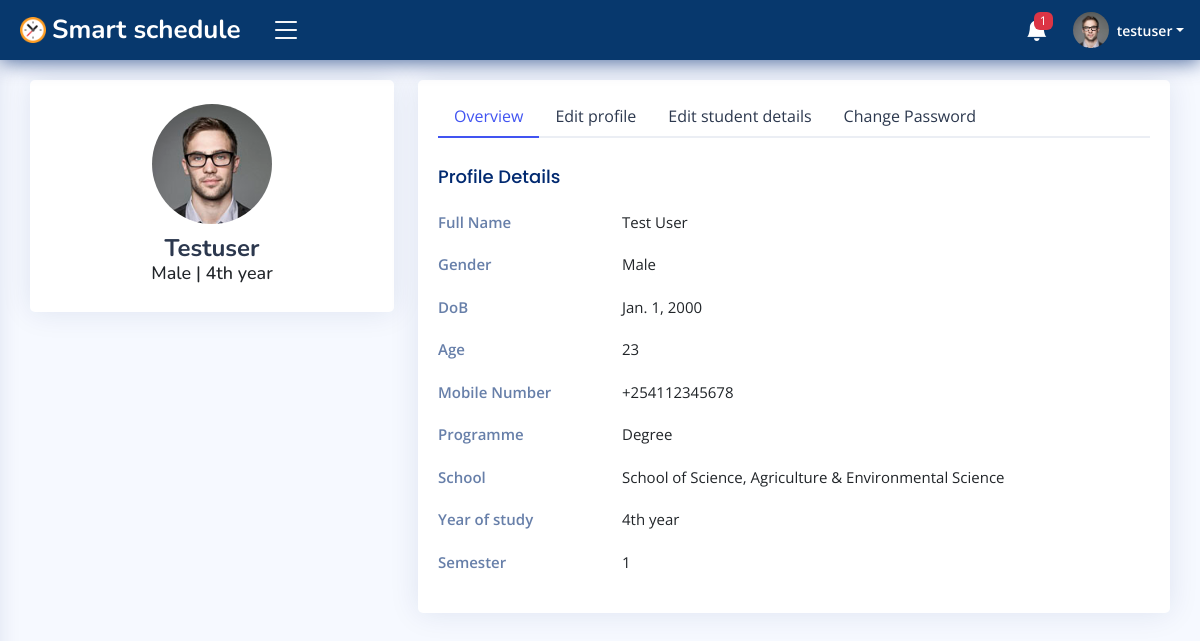
Page /auth/profile/testuser/student/ (signed in) on the committed database.
### accounts/models.py (models this page shows, shortened)
class User(AbstractUser):
    id = models.CharField(max_length=30, primary_key=True, unique=True, editable=False)
    first_name = models.CharField(max_length=15, blank=False)
    last_name = models.CharField(max_length=15, blank=False)
    email = models.EmailField(unique=True)
    gender = models.CharField(max_length=7, blank=False)
    dob = models.DateField(null=True, blank=False, db_column='Date of Birth')
    age = models.PositiveIntegerField(default=0, editable=False)
    mobile_no = PhoneNumberField()
    profile_pic = models.ImageField(upload_to='Users/imgs/dps/', default='default.png')
    is_student = models.BooleanField(default=False)
    date_updated = models.DateTimeField(auto_now=True)
    REQUIRED_FIELDS = ['username']
    USERNAME_FIELD = 'email'
    def __str__(self) -> str:
        return self.username
    class Meta:
        ordering = ['username', 'first_name', 'last_name']

class Student(models.Model):
    id = models.CharField(max_length=30, primary_key=True, unique=True, editable=False)
    student_name = models.OneToOneField(User, on_delete=models.CASCADE, editable=False)
    school = models.CharField(max_length=70, blank=False)
    department = models.CharField(max_length=70, blank=False)
    reg_no = models.CharField(max_length=14, blank=False, unique=True, db_column='Registration No.')
    year = models.CharField(max_length=10, blank=False, db_column='Year of Study')
    semester = models.CharField(max_length=1, blank=False)
    programme = models.CharField(max_length=35, blank=False)
    course = models.CharField(max_length=50, blank=False)
    date_created = models.DateTimeField(auto_now_add=True)
    date_updated = models.DateTimeField(auto_now=True)
    class Meta:
        ordering = ['student_name', 'reg_no']
        verbose_name_plural = 'Students records'
    def __str__(self) -> str:
        return f'{self.student_name}'

### accounts/views.py (the view, shortened to what this page needs)
# urls.py: path('profile/<str:_student_name>/student/', views.EditStudentProfileView.as_view(), name='student_profile'),
@method_decorator(login_required(login_url='login'), name='get')
@method_decorator(user_passes_test(lambda user: user.is_staff is False or user.is_superuser is False), name='get')
class EditStudentProfileView(View):
    profile_form_class = EditProfileForm
    student_form_class = EditStudentDetailsForm
    template_name = 'dashboard/students/profile.html'
    def get(self, request, _student_name, *args, **kwargs):
        editprofile_form = self.profile_form_class(instance=request.user)
        editstudent_form = self.student_form_class(instance=request.user.student)
        context = {
            'EditProfileForm': editprofile_form,
            'UpdateStudentInfoForm': editstudent_form,
        }
        return render(request, self.template_name, context)

### campus/templates/dashboard/students/profile.html (shortened to what this page needs)
{% extends 'dashboard/students/base.html' %}{% block title %}Profile page{% endblock %}
{% load crispy_forms_tags %}
	{% block content %}
	<main id="main" class="main">
		<section class="section profile">
			<div class="row">
				<div class="col-xl-4">
					<div class="card">
						<div class="card-body profile-card pt-4 d-flex flex-column align-items-center">
							<img src="{{ request.user.profile_pic.url }}" alt="Profile" class="rounded-circle">
							<h2>{{ request.user.username|title }}</h2>
							{% if request.user.is_student is True %}
							<h3>{{ request.user.gender|default:" -- " }} | {{ request.user.student.year|default:" -- " }}</h3>
							{% else %}
							<h3>{{ request.user.gender|default:" -- " }} | {{ request.user.faculty|default:" -- " }}</h3>
							{% endif %}
						</div>
					</div>
				</div>
				<div class="col-xl-8">
					<div class="card">
						<div class="card-body pt-3">
							<ul class="nav nav-tabs nav-tabs-bordered">
								<li class="nav-item">
									<button class="nav-link active" data-bs-toggle="tab" data-bs-target="#profile-overview">Overview</button>
								</li>
								<li class="nav-item">
									<button class="nav-link" data-bs-toggle="tab" data-bs-target="#profile-edit">Edit profile</button>
								</li>
								<li class="nav-item">
									<button class="nav-link" data-bs-toggle="tab" data-bs-target="#student-details-edit">Edit student details</button>
								</li>
								<li class="nav-item">
									<button class="nav-link" data-bs-toggle="tab" data-bs-target="#profile-change-password">Change Password</button>
								</li>
							</ul>
							<div class="tab-content pt-2">
								<div class="tab-pane fade show active profile-overview" id="profile-overview">
									<h5 class="card-title">Profile Details</h5>
									<div class="row">
										<div class="col-xl-3 col-lg-4 label">Full Name</div>
										<div class="col-xl-9 col-lg-8">{{ request.user.first_name|title }} {{ request.user.last_name|title }}</div>
									</div>
									<div class="row">
										<div class="col-xl-3 col-lg-4 label">Gender</div>
										<div class="col-xl-9 col-lg-8">{{ request.user.gender|default:" -- " }}</div>
									</div>
									<div class="row">
										<div class="col-xl-3 col-lg-4 label">DoB</div>
										<div class="col-xl-9 col-lg-8">{{ request.user.dob|default:" -- " }}</div>
									</div>
									<div class="row">
										<div class="col-xl-3 col-lg-4 label">Age</div>
										<div class="col-xl-9 col-lg-8">{{ request.user.age|default:"0" }}</div>
									</div>
									<div class="row">
										<div class="col-xl-3 col-lg-4 label">Mobile Number</div>
										<div class="col-xl-9 col-lg-8">{{ request.user.mobile_no|default:" -- " }}</div>
									</div>
									{% if request.user.is_student is True %}
									<div class="row">
										<div class="col-xl-3 col-lg-4 label">Programme</div>
										<div class="col-xl-9 col-lg-8">{{ request.user.student.programme|default:" -- " }}</div>
									</div>
									<div class="row">
										<div class="col-xl-3 col-lg-4 label">School</div>
										<div class="col-xl-9 col-lg-8">{{ request.user.student.school|default:" -- " }}</div>
									</div>
									<div class="row">
										<div class="col-xl-3 col-lg-4 label">Year of study</div>
										<div class="col-xl-9 col-lg-8">{{ request.user.student.year|default:" -- " }}</div>
									</div>
									<div class="row">
										<div class="col-xl-3 col-lg-4 label">Semester</div>
										<div class="col-xl-9 col-lg-8">{{ request.user.student.semester|default:" -- " }}</div>
									</div>
									{% endif %}
								</div>
							</div>
						</div>
					</div>
				</div>
			</div>
		</section>
	</main>
	{% endblock %}

### campus/templates/dashboard/students/base.html (shortened to what this page needs)
{% load static %}
<!DOCTYPE html>
<html lang="en">
<head>
    <link href="https://cdn.jsdelivr.net/npm/bootstrap@5.3.2/dist/css/bootstrap.min.css" rel="stylesheet">
    <link rel="stylesheet" href="https://cdn.jsdelivr.net/npm/bootstrap-icons@1.11.1/font/bootstrap-icons.css">
    <link href="{% static 'css/styles.css' %}" rel="stylesheet">
    <link rel="stylesheet" href="https://cdn.jsdelivr.net/npm/fullcalendar@5.10.0/main.min.css">
</head>
<body>
    <header id="header" class="header fixed-top d-flex align-items-center">
        <div class="d-flex align-items-center justify-content-between">
            <a href="{% url 'student_homepage' %}" class="logo d-flex align-items-center">
                <img src="{% static 'img/logo/logo.png' %}" alt="logo">
                <span class="d-none d-lg-block text-white">Smart schedule</span>
            </a>
            <i class="bi bi-list toggle-sidebar-btn"></i>
        </div>
        <nav class="header-nav ms-auto">
            <ul class="d-flex align-items-center">
                <li class="nav-item dropdown">
                    <a class="nav-link nav-icon" href="" data-bs-toggle="dropdown">
                        <i class="bi bi-bell-fill"></i>
                        {% if TotalStudentNotifications != 0 %}
                        <span class="badge bg-danger badge-number">{{ TotalStudentNotifications }}</span>
                        {% endif %}
                    </a>
                </li>
                <li class="nav-item dropdown pe-3">
                    <a class="nav-link nav-profile d-flex align-items-center pe-0" href="#" data-bs-toggle="dropdown">
                        <img src="{{ request.user.profile_pic.url }}" alt="profile" class="rounded-circle">
                        <span class="d-none d-md-block dropdown-toggle ps-2">{{ request.user.username }}</span>
                    </a>
                </li>
            </ul>
        </nav>
    </header>
    {% block content %}
    {% endblock %}
</body>
</html>

### static/css/styles.css (style rules this page uses)
:root { scroll-behavior: smooth; }
body { font-family: "Open Sans", sans-serif; background: #f6f9ff; color: #444444; }
a { color: #4154f1; text-decoration: none; }
h1, h2, h3, h4, h5, h6 { font-family: "Nunito", sans-serif; }
#main { margin-top: 60px; padding: 20px 30px; transition: all 0.3s; }
.card { margin-bottom: 30px; border: none; border-radius: 5px; box-shadow: 0px 0 30px rgba(1, 41, 112, 0.1); }
.card-title { padding: 20px 0 15px 0; font-size: 18px; font-weight: 500; color: #012970; font-family: "Poppins", sans-serif; }
.card-body { padding: 0 20px 20px 20px; }
.nav-tabs-bordered { border-bottom: 2px solid #ebeef4; }
.nav-tabs-bordered .nav-link { margin-bottom: -2px; border: none; color: #2c384e; }
.nav-tabs-bordered .nav-link.active { background-color: #fff; color: #4154f1; border-bottom: 2px solid #4154f1; }
.logo { line-height: 1; }
@media (min-width: 1200px) { .logo { width: 240px; } }
.logo img { max-height: 26px; margin-right: 6px; }
.logo span { font-size: 26px; font-weight: 700; color: #012970; font-family: "Nunito", sans-serif; }
.header { transition: all 0.5s; z-index: 997; height: 60px; box-shadow: 0px 2px 20px rgba(1, 41, 112, 0.7); background-color: #07386d; padding-left: 20px; }
.header .toggle-sidebar-btn { font-size: 32px; padding-left: 10px; cursor: pointer; color: #fff; }
.header-nav ul { list-style: none; }
.header-nav>ul { margin: 0; padding: 0; }
.header-nav .nav-icon { font-size: 22px; color: #fff; margin-right: 25px; position: relative; }
.header-nav .nav-profile { color: #fff; }
.header-nav .nav-profile img { max-height: 36px; }
.header-nav .nav-profile span { font-size: 14px; font-weight: 600; }
.header-nav .badge-number { position: absolute; inset: -2px -5px auto auto; font-weight: normal; font-size: 12px; padding: 3px 6px; }
@media (min-width: 1200px) { #main, #footer { margin-left: 300px; } }
@media (min-width: 1200px) { .toggle-sidebar #main, .toggle-sidebar #footer { margin-left: 0; } }
.profile .profile-card img { height: 120px; width: 120px; }
.profile .profile-card h2 { font-size: 24px; font-weight: 700; color: #2c384e; margin: 10px 0 0 0; }
.profile .profile-card h3 { font-size: 18px; }
.profile .profile-overview .row { margin-bottom: 20px; font-size: 15px; }
.profile .profile-overview .card-title { color: #012970; }
.profile .profile-overview .label { font-weight: 600; color: rgba(1, 41, 112, 0.6); }

### rows in the picture
User: user.profile_pic (picture), user.username "testuser", user.username "Testuser", user.gender "Male", user.student.year "4th year", user.first_name "Test", user.last_name "User", user.dob "Jan. 1, 2000", user.age "23", user.mobile_no "+254112345678", user.student.programme "Degree", user.student.school "School of Science, Agriculture & Environmental Science", user.student.semester "1"

### other values in the picture
{{ TotalStudentNotifications }} "1"
